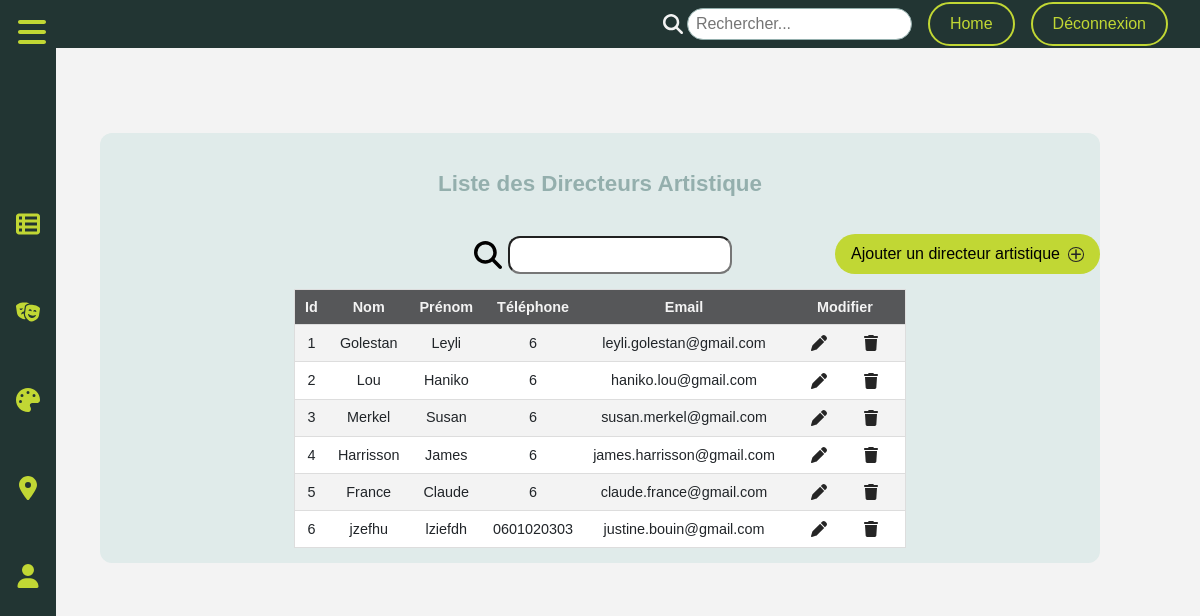
Screenshot of /list-dirart.php with the database file from the repository.
### tables this page shows
CREATE TABLE `dirart` (
  `id_DirArt` int(11) NOT NULL,
  `nom_DirArt` varchar(100) DEFAULT NULL,
  `prenom_DirArt` varchar(100) DEFAULT NULL,
  `email_DirArt` varchar(100) DEFAULT NULL,
  `tel_DirArt` varchar(50) DEFAULT NULL
);

### list-dirart.php (the view, shortened to what this page needs)
<?php
include "includes/pages/header.php";
include "includes/pages/nav-head.php";
include "includes/pages/navbarr.php";
require_once "./config/pdo.php";
$sql= "SELECT * FROM dirart";
$requete = $db -> query($sql);
$dirArts = $requete->fetchAll(PDO::FETCH_ASSOC);
?>
<div class="container-list-artist">
  <div class="page-artist">
    <h2 class="title-page-artist">Liste des Directeurs Artistique</h2>
    <div class="search-container form-divs-list-artist">
      <button type="submit" class="search-btn"><svg xmlns="http://www.w3.org/2000/svg" viewBox="0 0 512 512"><path d="M416 208c0 45.9-14.9 88.3-40 122.7L502.6 457.4c12.5 12.5 12.5 32.8 0 45.3s-32.8 12.5-45.3 0L330.7 376c-34.4 25.2-76.8 40-122.7 40C93.1 416 0 322.9 0 208S93.1 0 208 0S416 93.1 416 208zM208 352a144 144 0 1 0 0-288 144 144 0 1 0 0 288z"/></svg></button>
      <input type="search" class="search-bar">
      <div class="container-button-art-ongoing">
        <a href="form_add_dirart.php">
          <button type="button" class="expo-spe" id="add-oeuvre-expo-now">Ajouter un directeur artistique<svg viewBox="0 0 448 512"><path d="M256 80c0-17.7-14.3-32-32-32s-32 14.3-32 32V224H48c-17.7 0-32 14.3-32 32s14.3 32 32 32H192V432c0 17.7 14.3 32 32 32s32-14.3 32-32V288H400c17.7 0 32-14.3 32-32s-14.3-32-32-32H256V80z"/></svg></button>
        </a>
      </div>
  </div>
    <div class="table-artiste">
      <table class="list-artiste" >
        <thead>
          <tr class="first-row">
            <th>Id</th>
            <th>Nom</th>
            <th>Prénom</th>
            <th>Téléphone</th>
            <th>Email</th>
            <th>Modifier</th>
          </tr>
        </thead>
        <tbody>
        <?php foreach ($dirArts as $dir) : ?>
          <tr>
            <td><?php echo $dir['id_DirArt'];?></td>
            <td><?php echo $dir['nom_DirArt'];?></td>
            <td><?php echo $dir['prenom_DirArt'];?></td>
            <td><?php echo $dir['tel_DirArt'];?></td>
            <td><?php echo $dir['email_DirArt'];?></td>
            <td>
              <a href="#" class="ctr-icon"></a>
              <a href="#" class="ctr-icon"></a>
            </td>
          </tr>
          <?php endforeach; ?>
        </tbody>
      </table>
    </div>
  </div>
</div>
<?php
include "includes/pages/footer.php";
;?>

### assets/css/style.css (style rules this page uses)
:root { --BGCOLORPU: #252525; --BGCOLORPR: #F3f3f3; --PRIMARY: #565759; --SECONDARY: #E0EBEA; --ACCENT1: #C1D734; --ACCENT3: #FEE440; --ACCENT2: #ed5BE8; --FONTCOLOR: #F3f3f3; --FONTCOLOR2: #252525; --FONTTITLE: "Playfair", sans-serif; --FONTTEXT: "Montserrat", sans-serif; }
body { font-family: var(--FONTTEXT); }
div.container-button-art-ongoing button { width: fit-content; padding: 0.75rem 1rem; border: none; background-color: var(--ACCENT1); border-radius: 50px; position: absolute; right: 0; bottom: 0; }
div.container-button-art-ongoing button svg { margin-left: 0.5em; height: 0.9em; width: 1em; fill: var(--FONTCOLOR2); border-radius: 50%; border: solid 1px var(--FONTCOLOR2); }

### assets/css/styleM.css (style rules this page uses)
.list-collab th,td { padding: 12px 15px; }
.list-collab tbody,tr { border: 1px solid #ddd; }
.ctr-icon svg { fill: var(--FONTCOLOR2); width: 1rem; height: 1rem; margin: 0 1rem; }
.container-list-artist { grid-column: 2/12; grid-row: 3/12; overflow-y: auto; height: 100%; width: 100%; position: relative; }
.expo-spe { position: relative; }
.page-artist { background-color: var(--SECONDARY); margin-left: auto; margin-right: auto; border-radius: 12px; }
.title-page-artist { color: #94AFAD; font-family: var(--FONTTITLE); font-weight: 700; width:50%; margin-left: auto; margin-right:auto; margin-bottom: 40px; padding-top: 40px; text-align: center; font-size: 1.4rem; }
.search-container { margin-left: auto; margin-right: auto; position: relative; display: flex; justify-content: center; align-items: center; }
.search-btn { background-color: transparent; border: none; }
.search-btn svg { padding: 0; }
.table-artiste { display: flex; justify-content: center; }
.list-artiste { border-collapse: collapse; margin: 15px 0; font-size: 0.9rem; min-width:500px; text-align: center; background-color: var(--BGCOLORPR); }
.list-artiste thead { background-color: var(--PRIMARY); color: var(--FONTCOLOR); font-weight: bold; text-align: center; border-top-left-radius: 25px; border-top-left-radius: 25px; }
.list-artiste th,td { padding: 10px; }
.list-artiste tbody,tr { border: 1px solid #ddd; }
.list-artiste tr:nth-of-type(even) { background-color: #fff; }
.search-btn { width: 40px; background-color: transparent; border: none; }
.list-expo th,td { padding: 10px; }
.list-expo tbody,tr { border: 1px solid #ddd; }
input.search-bar { width: 14rem; border-radius: 12px; padding: 0.5rem; }

### rows the page displays
dirart: id_DirArt "1", nom_DirArt "Golestan", prenom_DirArt "Leyli", tel_DirArt "6", email_DirArt "leyli.golestan@gmail.com"
dirart: id_DirArt "2", nom_DirArt "Lou", prenom_DirArt "Haniko", tel_DirArt "6", email_DirArt "haniko.lou@gmail.com"
dirart: id_DirArt "3", nom_DirArt "Merkel", prenom_DirArt "Susan", tel_DirArt "6", email_DirArt "susan.merkel@gmail.com"
dirart: id_DirArt "4", nom_DirArt "Harrisson", prenom_DirArt "James", tel_DirArt "6", email_DirArt "james.harrisson@gmail.com"
dirart: id_DirArt "5", nom_DirArt "France", prenom_DirArt "Claude", tel_DirArt "6", email_DirArt "claude.france@gmail.com"
dirart: id_DirArt "6", nom_DirArt "jzefhu", prenom_DirArt "lziefdh", tel_DirArt "0601020303", email_DirArt "justine.bouin@gmail.com"
